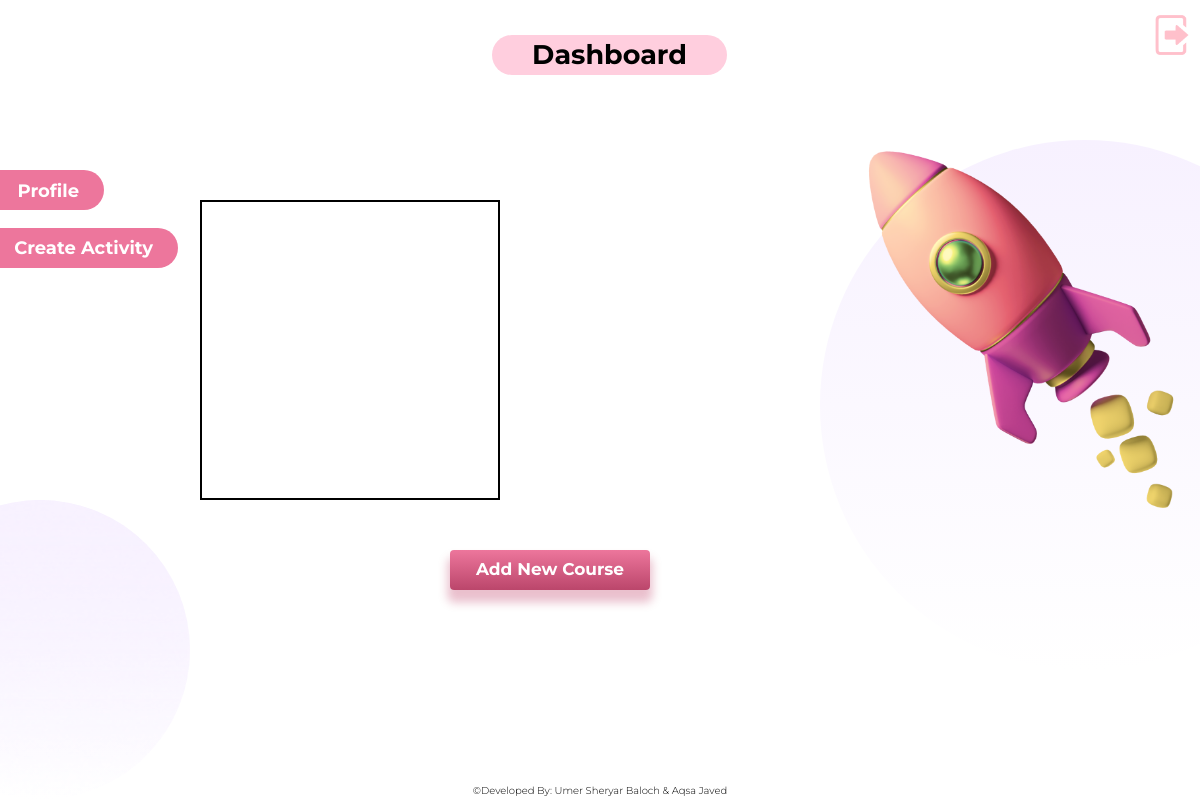
/dashboard (signed in), run on an earlier commit of the app's database.
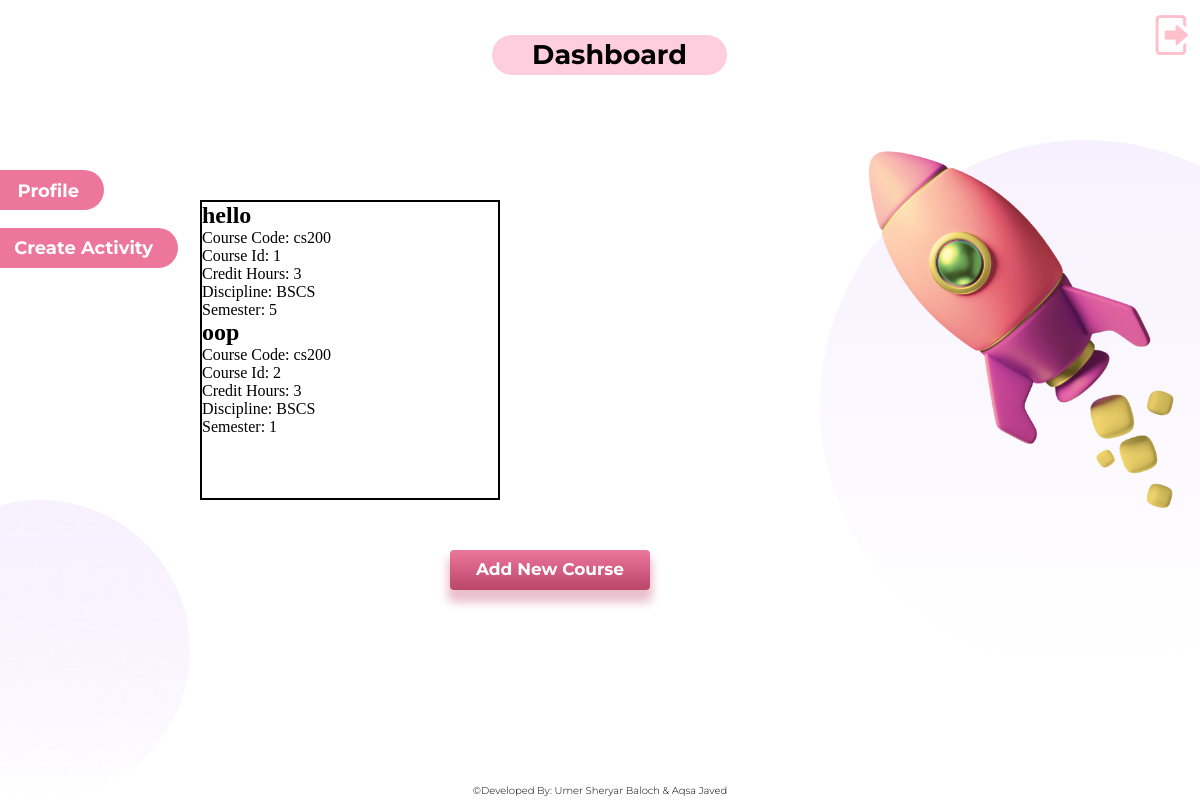
And on a later commit of the database.
### main/models.py (models this page shows)
class Course(models.Model):
    course_id = models.AutoField(primary_key=True)
    course_name = models.CharField(max_length=100)
    course_code = models.CharField(max_length=20)
    credit_hours = models.IntegerField(default=3)
    discipline = models.CharField(max_length=5, default='BSCS')
    semester = models.SmallIntegerField(default=1)
    teacher = models.ForeignKey(Teacher, on_delete=models.CASCADE)

### main/views.py (the view)
# urls.py: path('dashboard', views.dashboard, name='dashboard'),
@login_required(login_url='signin/')
def dashboard(request):
    if hasattr(request.user, 'teacher'):
        courses = Course.objects.filter(teacher=request.user.teacher)
        context = {
            'courses': courses,
        }
    return render(request, 'dashboard.html', context)

### main/templates/dashboard.html (shortened to what this page needs)
<!DOCTYPE html>
<html lang="en">
<head>
    {% load static %}
    <link rel="stylesheet" href="{% static 'css/dashboard.css' %}">
</head>
<body>
    <div class="container">
        <div class="title">
            <h1>Dashboard</h1>
        </div>
        <div class="buttons">
            <a href="profile" class="profile-button">Profile</a>
            <a href="activity" class="activity-button">Create Activity</a>
        </div>
        <div class="course-div">
            {% for course in courses %}
            <div class="course">
                <h2>{{ course.course_name }}</h2>
                <p>Course Code: {{ course.course_code }}</p>
                <p>Course Id: {{ course.course_id }}</p>
                <p>Credit Hours: {{ course.credit_hours }}</p>
                <p>Discipline: {{ course.discipline }}</p>
                <p>Semester: {{ course.semester }}</p>
            </div>
            {% endfor %}
        </div>
        <a href="add course" class="addCourse-button">Add New Course</a>
        <a href="signout" class="logout-button"><img src="{% static 'resources/logout.png' %}" alt=""></a>
        <img class="mediumellipse" src="{% static 'resources/Ellipse.png' %}" alt="">
        <div class="gradient-right">
            <img src="{% static 'resources/rocket big.png' %}" alt="">
        </div>
    </div>
    <footer>
        <p>©Developed By: Umer Sheryar Baloch & Aqsa Javed</p>
    </footer>
</body>
</html>

### main/static/css/dashboard.css (style rules this page uses)
* { padding: 0; margin: 0; box-sizing: border-box; }
body { height: 100vh; width: 100vw; overflow: hidden; }
.container { height: 98vh; width: 100vw; background-color: #fff; overflow: hidden; }
.title { height: 40px; width: 235px; position: absolute; top: 35px; left: 41vw; padding: 7px 0px; background: #FFCEDE; border-radius: 50px; text-align: center; }
.title h1 { color: #000; font-size: 27px; font-family: 'Montserrat'; position: relative; top: -4px; }
.buttons { width: 250px; height: 150px; position: absolute; top: 170px; left: -15px; }
.profile-button { position: relative; display: inline-block; background: #ED769C; color: white; font-family: 'Montserrat'; font-size: 18px; font-weight: bold; padding: 10px 25px; text-align: right; text-decoration: none; border-radius: 25px; cursor: pointer; left: -31px; width: 150px; height: 40px; transition: transform 0.2s; }
.activity-button { position: relative; display: inline-block; background: #ED769C; color: white; font-family: 'Montserrat'; font-size: 18px; font-weight: bold; padding: 9px 25px; text-align: right; text-decoration: none; border-radius: 25px; cursor: pointer; left: -47px; margin-top: 18px; width: 240px; height: 40px; transition: transform 0.2s; }
.course-div { position: absolute; margin: 200px; height: 300px; width: 300px; border: 2px solid #000; }
.addCourse-button { position: absolute; display: inline-block; background: linear-gradient(#ED769C, #BB466B); color: white; font-family: 'Montserrat'; font-size: 17px; font-weight: bold; padding: 9px 10px; text-align: center; text-decoration: none; border-radius: 4px; cursor: pointer; top: 550px; left: 450px; width: 200px; height: 40px; box-shadow: 0px 10px 10px 2.5px rgba(171,4,54,0.25); z-index: 1; transition: transform 0.2s; }
.logout-button { position: absolute; left: 96%; top: 15px; }
.logout-button img { width: 40px; height: 40px; }
.mediumellipse { position: absolute; width: 300px; height: 300px; left: -110px; top: 500px; border-radius: 50%; background: linear-gradient(180deg, #F7F1FF 0%, rgba(247, 241, 255, 0) 100%); z-index: 0; }
.gradient-right { position: relative; float: right; width: 530px; height: 530px; top: 140px; left: 150px; border-radius: 50%; background: linear-gradient(180deg, #F7F1FF 0%, rgba(247, 241, 255, 0) 100%); z-index: 0; }
.gradient-right img { width: 370px; position: relative; top: -45px; left: 10px; }
footer { font-size: 10px; text-align: center; font-family: 'Montserrat', sans-serif; font-weight: 300; background-color: #fff; }

What changed in the data, as far as the page shows it:
added Course: course_name "hello", course_code "cs200", course_id "1", credit_hours "3", discipline "BSCS", semester "5"
added Course: course_name "oop", course_code "cs200", course_id "2", credit_hours "3", discipline "BSCS", semester "1"
